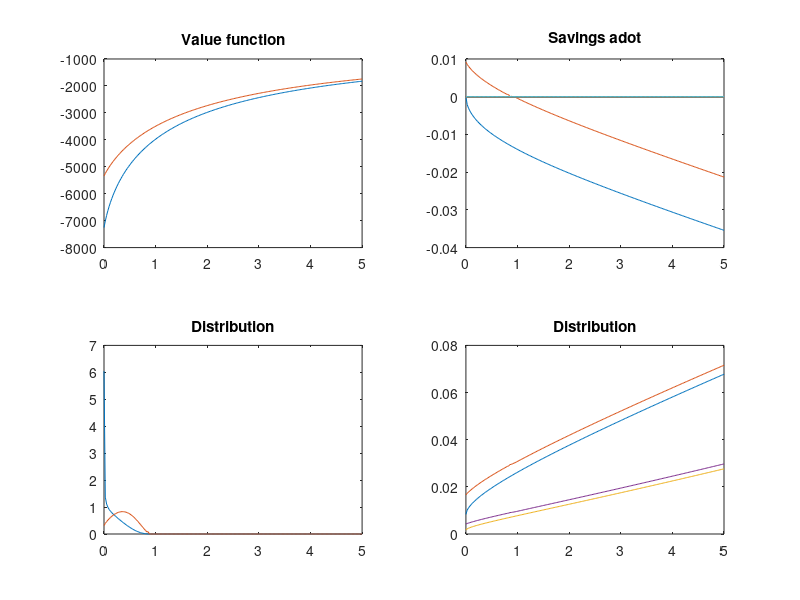

Write the MATLAB code that produced this figure.
%% Set parameters
clc
clear 
lambda = 0.02;
gamma = 2.0;
eta = 1.5;
p = 1.0;
rho = 0.018;
r = 0.01;

% grids
Na = 200;
amin=0.0;
amax=5.0;
agrid = linspace(amin,amax,Na)';
Da = agrid(2)-agrid(1);

w =0.01;
z = [1 3];
ygrid = w*z;
Ny=length(ygrid);

% create matrices for the states to make some stuff easier
aa = agrid * ones(1,Ny);
yy = ones(Na,1)*ygrid;

% set the utility functions and it's derivative
util = @(c,gamma) c.^(1-gamma)/(1-gamma);
uprime = @(c,gamma) c.^(-gamma);
uprimeinv = @(dV,gamma) dV.^(-1/gamma);

% next we find h as a function of c
f = @(h,eta) h.^(1-eta)/(1-eta);
fprime = @(h,eta) h.^(-eta);
fprimeinv = @(dV,eta) dV.^(-1/eta);

findh = @(c,gamma,eta) fprimeinv(p*uprime(c,gamma),eta);
bc = @(c,y,a) y - c - p*findh(c,gamma,eta) + r*a ;
cgrid = linspace(0,max(ygrid(2) + r*amax)*1.05,5000);

c0=zeros(Na,Ny);
% next, find out the total expenditure if we stay put
temp = @(c,inc,assets) bc(c,inc,assets);
for ia=1:Na
    for iy=1:2
        expenses = bc(cgrid,ygrid(iy),agrid(ia));
        [~,ic]=min(abs(expenses));
        
        inc = ygrid(iy);
        assets = agrid(ia);
        
        c0(ia,iy)=cgrid(ic);
        h0(ia,iy) = findh(c0(ia,iy),gamma,eta);
    end
end


%%
% numerical parameters
maxit = 10;
crit = 10^(-4);
Delta = 1000;

% preallocate some variables
dVf = zeros(Na,Ny);
dVb = zeros(Na,Ny);
dV0 = zeros(Na,Ny);
cf = zeros(Na,Ny);
cb = zeros(Na,Ny);

adotf = zeros(Na,Ny);
adotb = zeros(Na,Ny);
If = false(Na,Ny);
Ib = false(Na,Ny);
I0 = false(Na,Ny);

% initial guess (present value of staying put forever)
V0 = util(c0,gamma)/rho + f(h0,eta)/rho;
Vnew = V0;

%%
for n=1:maxit
    %disp(sprintf('Starting iteration %d',n))
    V = Vnew;

    dVf(1:Na-1,:) = (V(2:Na,:) - V(1:Na-1,:))/Da;
    dVb(2:Na,:) = (V(2:Na,:) - V(1:Na-1,:))/Da;

    % End point corrections, only the first is important
    dVb(1,:) = uprime(ygrid + r*amin,gamma);
    dVf(Na,:) = uprime(ygrid + r*amax,gamma); 

    cf = uprimeinv(dVf,gamma) ;
    cb = uprimeinv(dVb,gamma) ;
    cf(1,:) = min(c0(1,:)-0.000001,cf(1,:));
    cb(1,:) = min(c0(1,:)-0.000001,cb(1,:));
    hf = findh(cf,gamma,eta);
    hb = findh(cb,gamma,eta);
    
    
    adotf = bc(cf,yy,aa);
    adotb = bc(cb,yy,aa);
 
    Hf = util(cf,gamma) + f(hf,eta) + dVf.*adotf;
    Hb = util(cb,gamma) + f(hb,eta) + dVb.*adotb;
    Ineither = (1-(adotf>0)) .* (1-(adotb<0));
    Iunique = (adotb<0).*(1-(adotf>0)) + (1-(adotb<0)).*(adotf>0);
    Iboth = (adotb<0).*(adotf>0);
    Ib = Iunique.*(adotb<0) + Iboth.*(Hb>=Hf);
    If = Iunique.*(adotf>0) + Iboth.*(Hf>=Hb);
    
    Ib(1,:) = false;
    I0 = Ineither;
    I0 = (1-If-Ib);
    
    
    dV0 = uprime(c0,gamma) ;%+ fprime(h0,eta);
      
    dVupwind = (dVf.*If + dVb.*Ib + dV0.*I0);
    c = uprimeinv(dVupwind,gamma);
    h = findh(c,gamma,eta);
    adot = bc(c,yy,aa);
    u = util(c,gamma) + f(h,eta) ;
    
    % Construct the A matrixIb
    Xvec = - Ib.*adotb/Da;
    Yvec = Ib.*adotb/Da - If.*adotf/Da - lambda;
    Zvec = If.*adotf/Da;
    
    
    A1block = spdiags(Yvec(:,1),0,Na,Na) + spdiags(Xvec(2:Na,1),-1,Na,Na) + spdiags([0;Zvec(1:Na-1,1)],1,Na,Na);
    A2block = spdiags(Yvec(:,2),0,Na,Na) + spdiags(Xvec(2:Na,2),-1,Na,Na) + spdiags([0;Zvec(1:Na-1,2)],1,Na,Na);
    lambdablock = lambda*speye(Na,Na);
    A = [A1block,lambdablock; lambdablock, A2block];
    
    B = (rho + 1/Delta)*speye(2*Na) - A;
    
    ustack = [u(:,1); u(:,2)];
    Vstack = [V(:,1); V(:,2)];
    
    b = ustack + Vstack/Delta;
    Vstack = B\b ;
    Vnew = [Vstack(1:Na), Vstack(Na+1:2*Na)];
    
    diff = max(max(abs(Vnew - V)));
    if diff<crit
        fprintf('Value function converged on iteration %d, distance %f \n',n,diff);
        diff
        break
    end
end
%V=Vnew;

It = If + Ib;



%% Distribution
AT= A';
tempvec = zeros(Na*2,1);

% Need to hack one value so that it's not singular
ihack = 1;
tempvec(ihack) = 0.1;
row = zeros(1,Na*2);
row(ihack) = 1;
AT(ihack,:) = row;

gstack = AT\tempvec;
gmass = ones(1,2*Na)*gstack*Da;
gstack = gstack/gmass;

g = [gstack(1:Na), gstack(Na+1:2*Na)];
%% Next lets plot the results

figure(1)
subplot(2,2,1)
plot(agrid,V)
title("Value function")

subplot(2,2,2)
plot(agrid,adot)
title("Savings adot")
hold on
plot(agrid,zeros(Na))
hold off

subplot(2,2,3)
plot(agrid,g)
title("Distribution")

subplot(2,2,4)
plot(agrid,[c findh(c,gamma,eta)])
title("Distribution")


    
    
    
